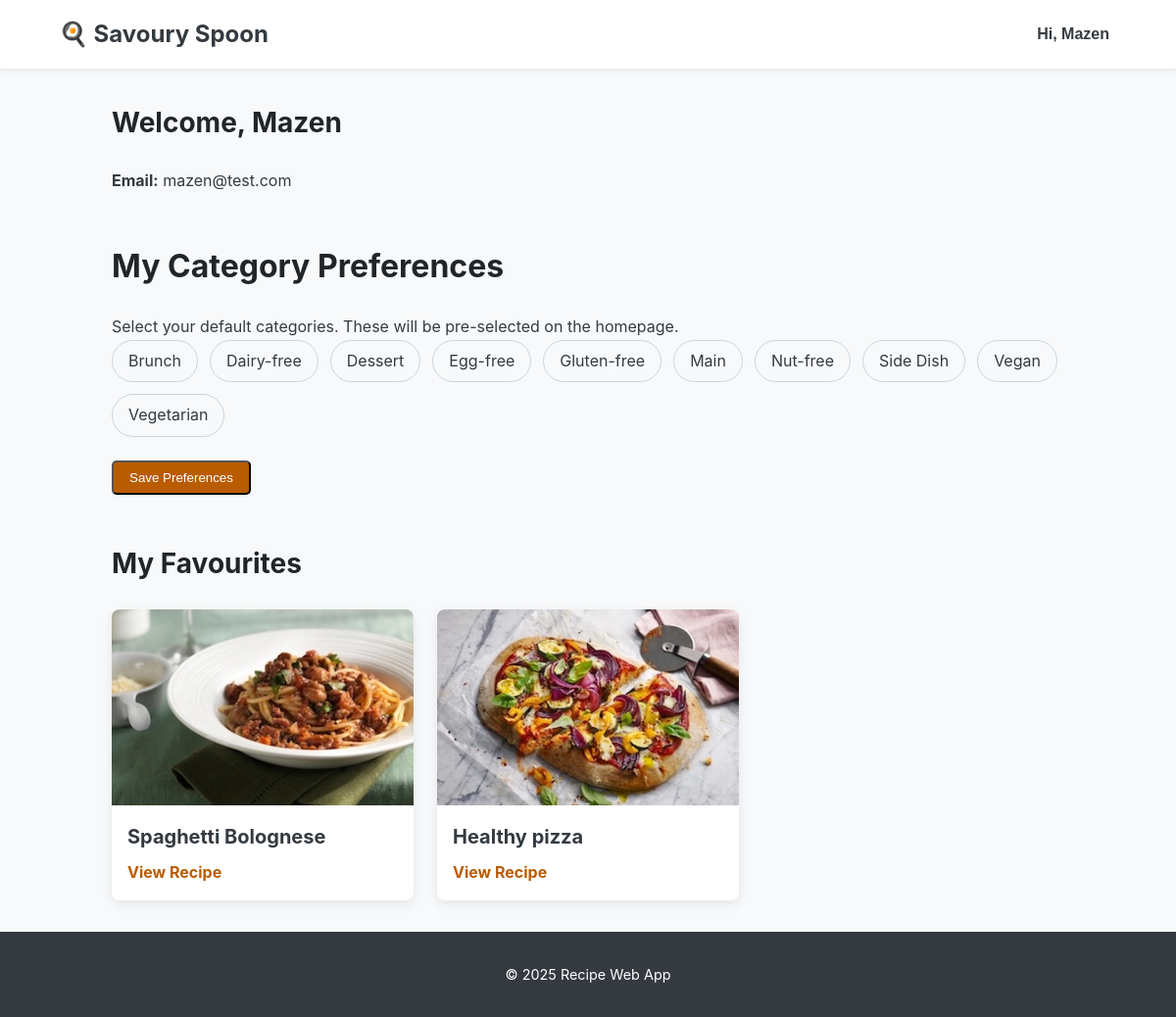
Page /account.php (signed in) on the earlier database version.
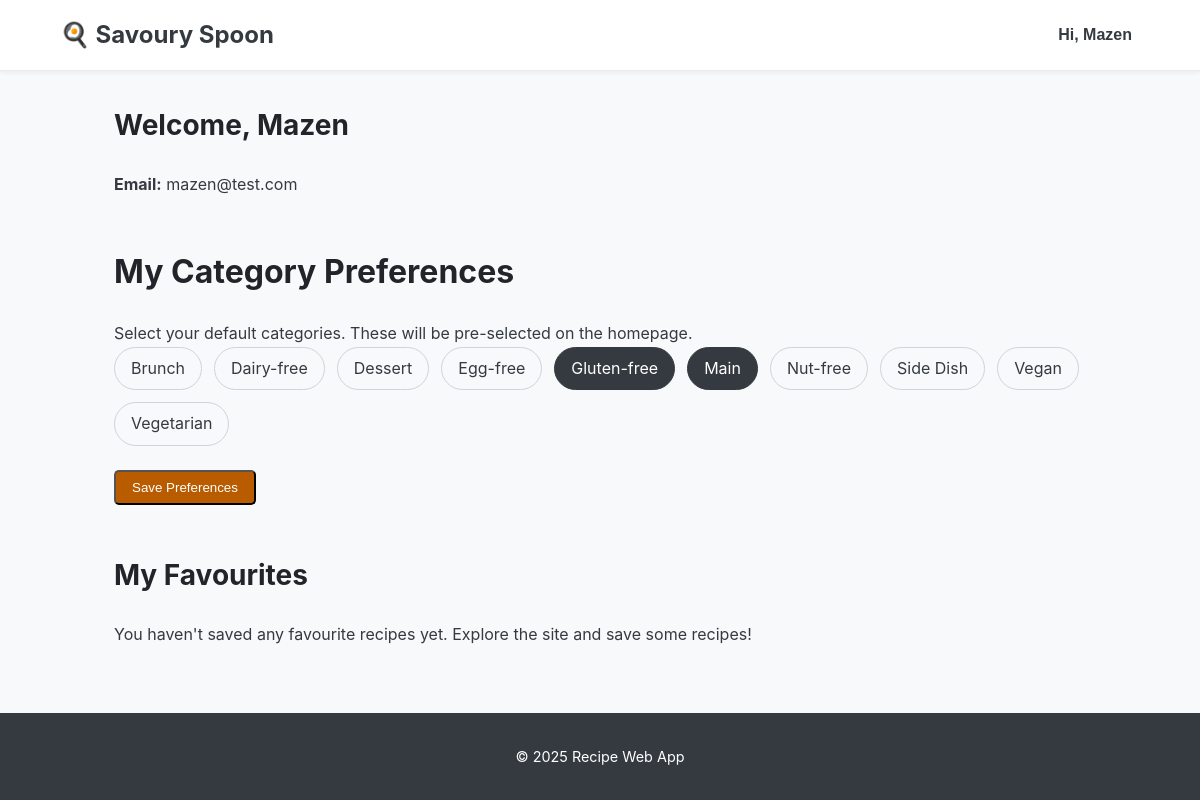
Same page on the later database version.
### tables this page shows
CREATE TABLE `categories` (
  `id` int(11) NOT NULL AUTO_INCREMENT,
  `name` varchar(100) NOT NULL,
  PRIMARY KEY (`id`),
  UNIQUE KEY `name` (`name`)
);

CREATE TABLE `recipes` (
  `id` int(11) NOT NULL AUTO_INCREMENT,
  `title` varchar(200) NOT NULL,
  `summary` text DEFAULT NULL,
  `difficulty` enum('Easy','Medium','Hard') DEFAULT 'Easy',
  `prep_time` varchar(50) DEFAULT NULL,
  `cook_time` varchar(50) DEFAULT NULL,
  `image_url` varchar(255) DEFAULT NULL,
  PRIMARY KEY (`id`),
  FULLTEXT KEY `ft_recipes_title_summary` (`title`,`summary`)
);

### src/includes/utils.php (called while the page is built, shortened)
<?php
function e(string $s): string { return htmlspecialchars($s, ENT_QUOTES, 'UTF-8'); }

### src/config.php (called while the page is built, shortened)
<?php
$env = getenv('APP_ENV') ?: 'dev';
$dbHost    = getenv('DB_HOST') ?: '127.0.0.1';
$dbPort    = (int) (getenv('DB_PORT') ?: 3306);
$dbName    = getenv('DB_NAME') ?: 'Recipe_web_app';
$dbUser    = getenv('DB_USER') ?: 'root';
$dbPass    = getenv('DB_PASS') ?: '';
$dbCharset = 'utf8mb4';
$baseFromEnv = getenv('APP_BASE_URL');
if ($baseFromEnv !== false && $baseFromEnv !== '') {
    $baseUrl = rtrim($baseFromEnv, '/');
} else {
    $scriptName     = $_SERVER['SCRIPT_NAME'] ?? '';
    $detected = rtrim(dirname($scriptName), '/\\');
    $baseUrl = str_replace('/public', '', $detected);
}
$forceSecureCookies = (bool) (getenv('FORCE_SECURE_COOKIES') ?: false);
return [
    'env' => $env,
    'db'  => [
        'host'    => $dbHost,
        'port'    => $dbPort,
        'name'    => $dbName,
        'user'    => $dbUser,
        'pass'    => $dbPass,
        'charset' => $dbCharset,
    ],
    'app' => [
        'base_url'            => $baseUrl,
        'force_secure_cookies'=> $forceSecureCookies,
    ],
];

### public/account.php (the view, shortened to what this page needs)
<?php
require_once __DIR__ . '/../src/includes/header.php';
$user_id = current_user_id();
$stmt = $pdo->prepare('SELECT name, email FROM users WHERE id = ?');
$stmt->execute([$user_id]);
$user = $stmt->fetch();
$stmt = $pdo->prepare('
    SELECT r.id, r.title, r.summary, r.image_url
    FROM favourites f
    JOIN recipes r ON f.recipe_id = r.id
    WHERE f.user_id = ?
');
$stmt->execute([$user_id]);
$favourites = $stmt->fetchAll();
$all_cats_stmt = $pdo->query("SELECT id, name FROM categories ORDER BY name");
$all_categories = $all_cats_stmt->fetchAll();
?>
<div class="container">
    <section class="account-info">
        <h2>Welcome, <?= e($user['name']) ?></h2>
        <p><strong>Email:</strong> <?= e($user['email']) ?></p>
    </section>
    <section class="preferences">
        <h2 class="section-title-spacing">My Category Preferences</h2>
        <p>Select your default categories. These will be pre-selected on the homepage.</p>
        <form action="account.php" method="post">
            <div class="preferences-grid">
                <?php foreach ($all_categories as $category): ?>
                    <div class="preference-option">
                        <label for="pref-<?= e((string)$category['id']) ?>"><?= e($category['name']) ?></label>
                    </div>
                <?php endforeach; ?>
            </div>
            <button type="submit" class="button button-primary">Save Preferences</button>
        </form>
    </section>
    <section class="favourites">
        <h2 class="section-title-spacing">My Favourites</h2>
        <?php if ($favourites): ?>
            <div class="recipe-grid">
            <?php foreach ($favourites as $favourite): ?>
                <article class="recipe-card">
                    <?php if (!empty($favourite['image_url'])):
                        $thumb_url = str_replace('.jpg', '_thumb.jpg', $favourite['image_url']);
                    ?>
                        <img src="<?= e($base_url . '/public' . $thumb_url) ?>" alt="<?= e($favourite['title']) ?>" class="recipe-card-image" width="400" height="225" loading="lazy">
                    <?php endif; ?>
                    <div class="recipe-card-content">
                        <h3><?= e($favourite['title']) ?></h3>
                        <a href="recipe.php?id=<?= e((string)$favourite['id']) ?>" class="button-link">View Recipe</a>
                    </div>
                </article>
            <?php endforeach; ?>
            </div>
        <?php else: ?>
            <p>You haven't saved any favourite recipes yet. Explore the site and save some recipes!</p>
        <?php endif; ?>
    </section>
</div>
<?php require_once __DIR__ . '/../src/includes/footer.php'; ?>

Differences in the rows shown:
no longer on this page (row unchanged): recipes: shows a picture, title "Spaghetti Bolognese"
no longer on this page (row edited): recipes: shows a picture, title "Healthy pizza"
Other differences:
text now shown: "You haven't saved any favourite recipes yet. Explore the site and save some recipes!"
